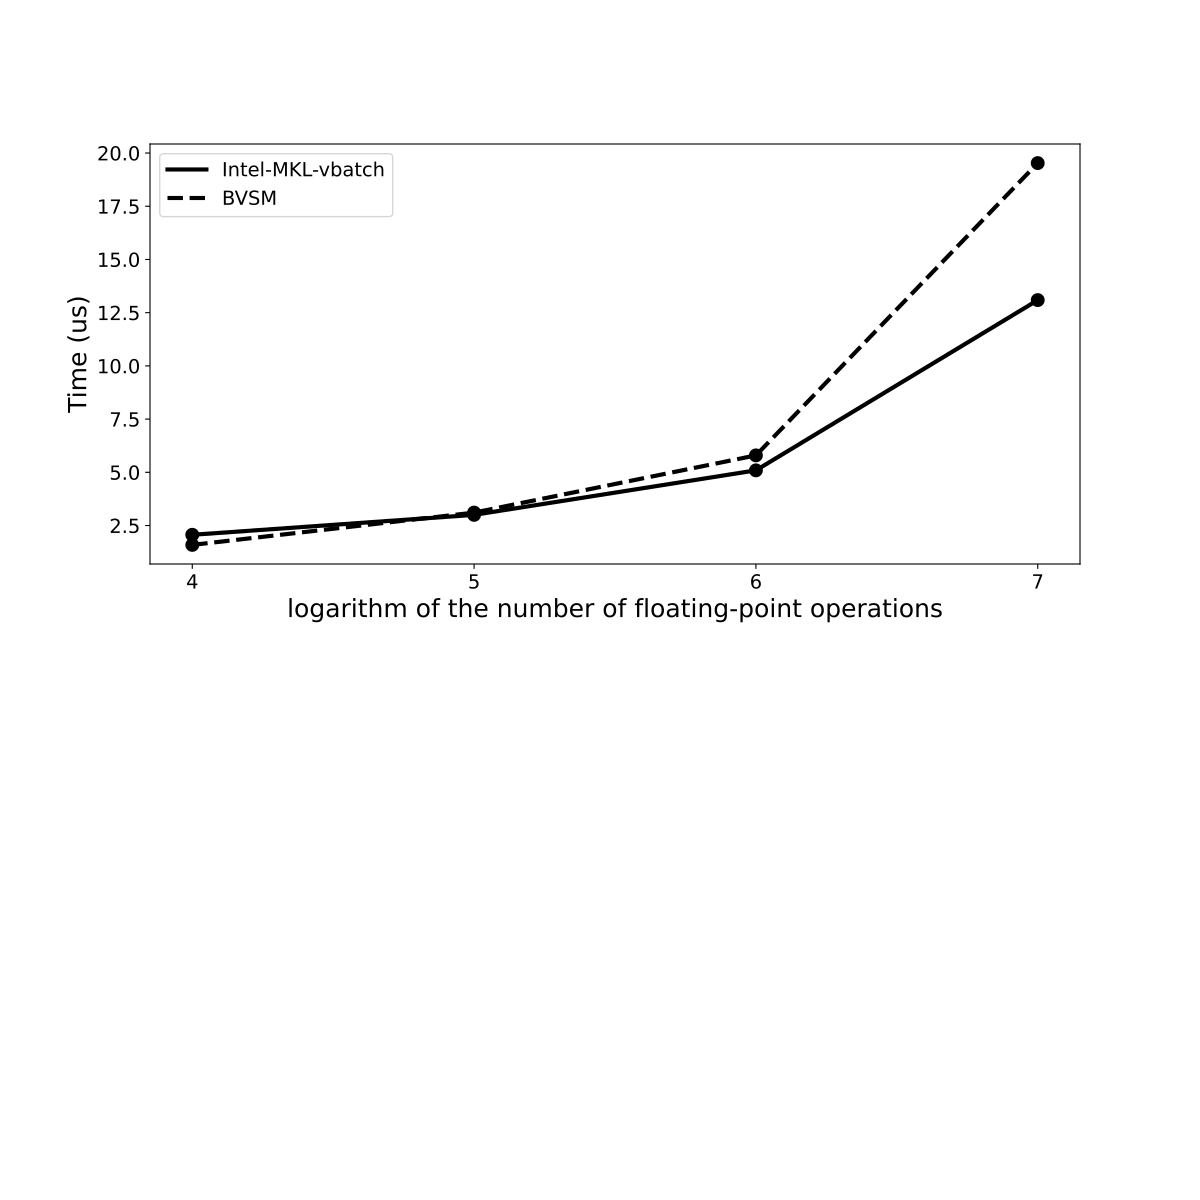

This chart was generated by the following Python code:
import numpy as np
import matplotlib.pyplot as plt
from matplotlib.font_manager import FontProperties

plt.rc('font', family='Times New Roman')
plt.rcParams['font.sans-serif'] = ['SimHei']  # 设置字体，以便中文能够显示
plt.rcParams['axes.unicode_minus'] = False
plt.rcParams['figure.figsize'] = (12.0, 12.0)  # 设置 figure_size 尺寸
plt.rcParams['savefig.dpi'] = 500  # 保存图片分辨率
plt.rcParams['figure.dpi'] = 500  # 分辨率
plt.style.use('fast')
plt.figure()

def Data_power2_random_TEST():
    plt.figure(1)  # 创建第一个画板（figure）
    plt.subplot(211)  # 第一个画板的第一个子图
    plt.ylabel('Time (us)', fontsize=18)

    y_2 = [2.066, 3.002, 5.093, 13.091]
    y_3 = [1.59, 3.108, 5.796, 19.527]

    plt.tick_params(labelsize=14)
    x = np.arange(len(y_2))

    # 绘制散点图和折线图
    plt.scatter(x, y_2, color='black', linewidth='4')
    plt.scatter(x, y_3, color='black', linewidth='4')
    plt.plot(x, y_2, color="black", linewidth=3, linestyle='-')
    plt.plot(x, y_3, color="black", linewidth=3, linestyle='--')

    # 添加图例
    plt.legend(labels=['MKLvbatch', 'BVSM'], loc='upper left', fontsize=14)

    plt.xticks(x, ['4', '5', '6', '7'], size=14, rotation=0)
    annotation = 'logarithm of the number of floating-point operations'
    plt.xlabel(annotation, fontsize=18)

    plt.savefig("computation.pdf", format='pdf')

if __name__ == '__main__':
    Data_power2_random_TEST()
